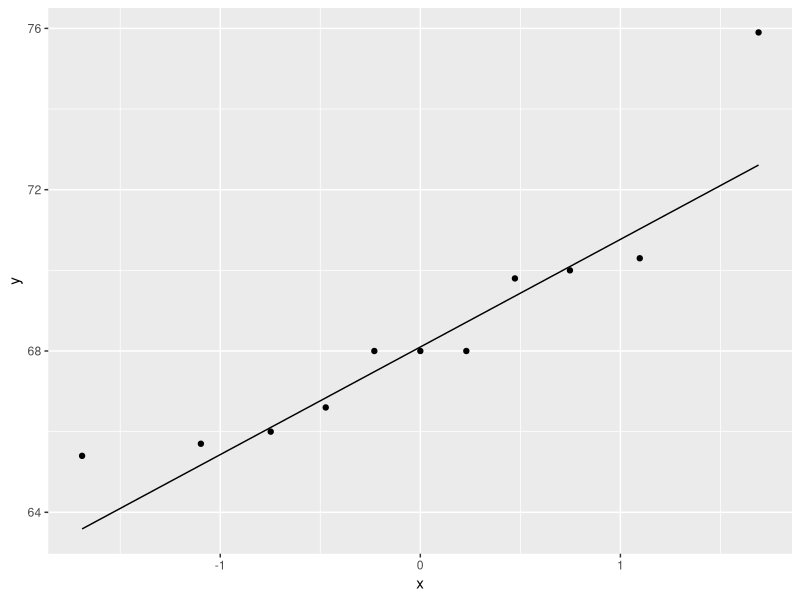
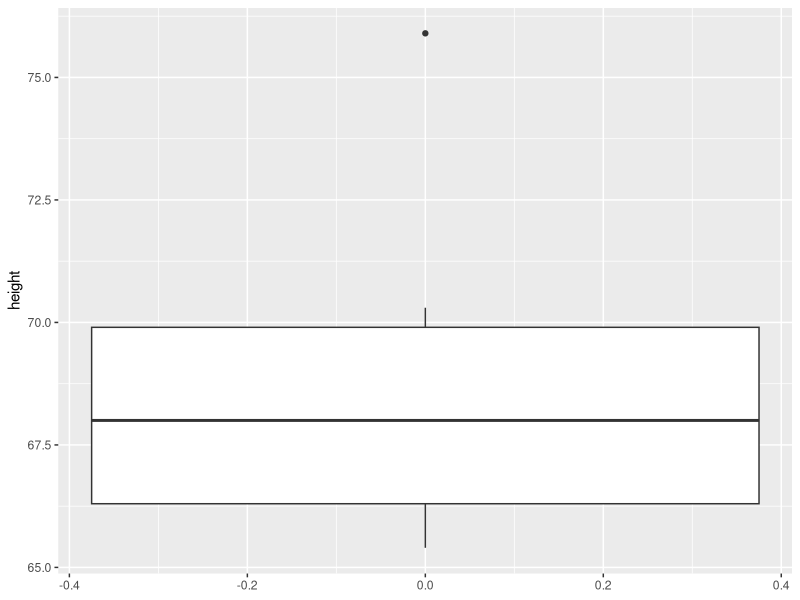
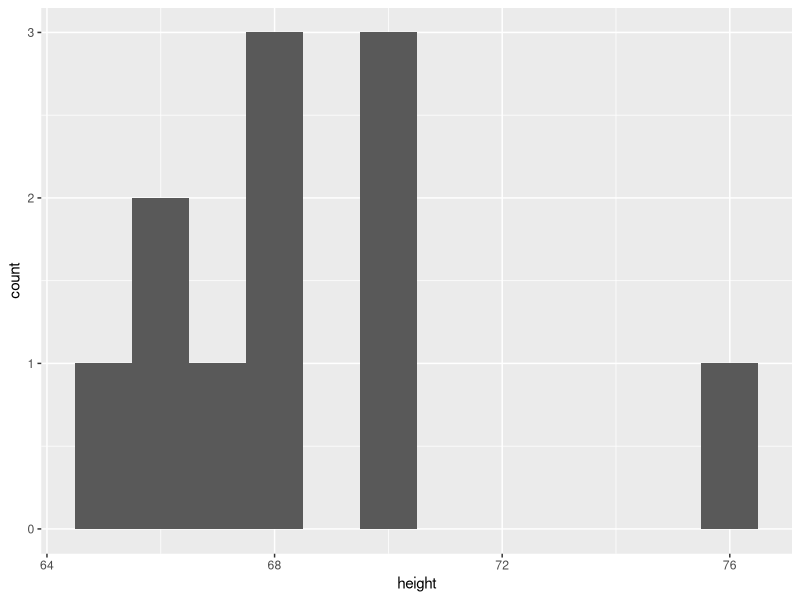
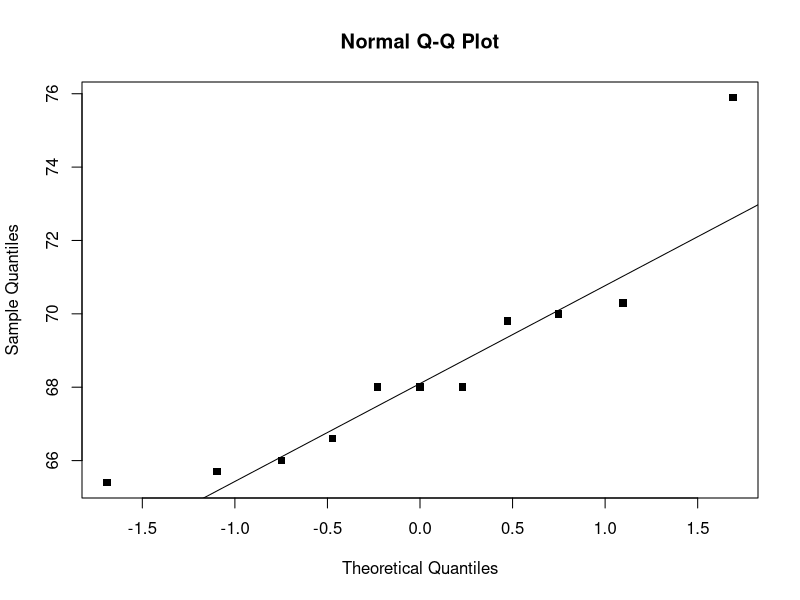
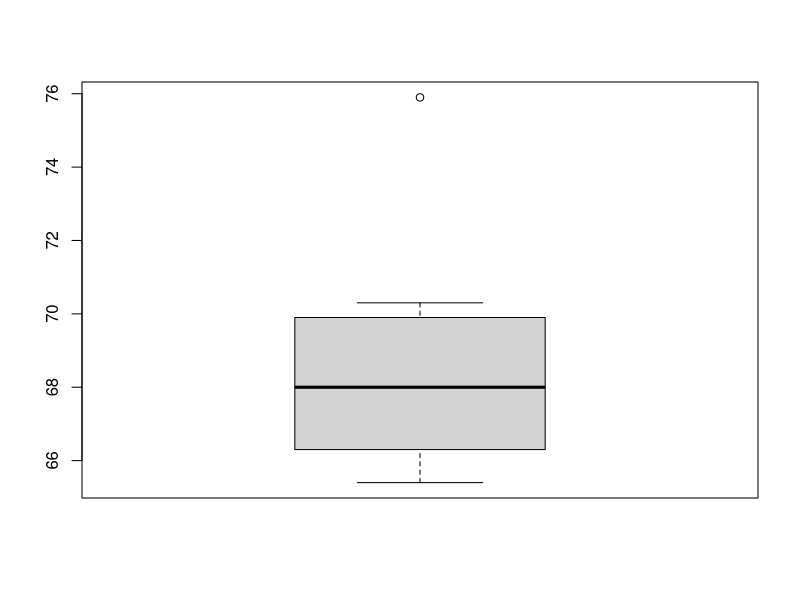
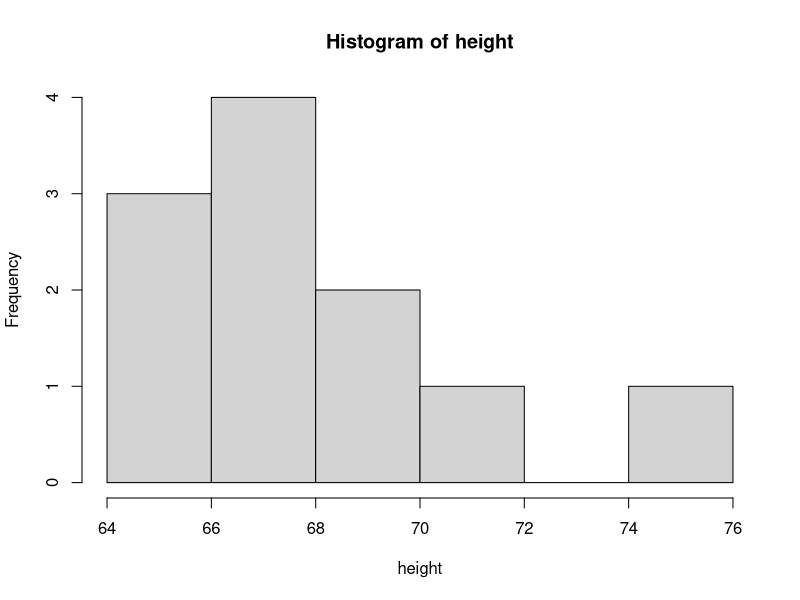

Recreate these plots in R, in order.
## ---- chunk 1
qt( 0.975  , 10  )
## ---- chunk 2
library(tidyverse)

heights = data.frame(height = c(68, 65.4, 68, 66, 66.6, 69.8, 68, 70, 70.3, 65.7, 75.9))

# Normal QQplot
ggplot(heights, aes(sample=height)) +
  stat_qq() + stat_qq_line()

# Boxplot
ggplot(heights, aes(y=height)) +
  geom_boxplot()

# Histogram
ggplot(heights, aes(x=height)) +
  geom_histogram(binwidth=1)
## ---- chunk 3

height = c(68, 65.4, 68, 66, 66.6, 69.8, 68, 70, 70.3, 65.7, 75.9)

# Normal QQplot
qqnorm(height,pch=15)
qqline(height)

# Boxplot
boxplot(height)

# Histogram
hist(height)
## ---- chunk 4
# Run this chunk to load functions into R

# This function will approximate the coverage rate for CIs of means 
# from normally distributed data using the t distribution

coverage_rate_normal=function(n=15,mu=5,sigma=sqrt(125),alpha=0.05,n.sim=1000){
  #n: sample size
  #mu: true mean
  #sigma: true standard deviation
  #alpha: used to construct 1-alpha CI
  #n.sim: the number of simulated CIs to create
  
  contain.mu=0  # a counter used to assess coverage rate
  avg.width=0   # defining an object to determine the average width of the CIs
  
  for(i in 1:n.sim){
    x = rnorm(n,mu,sigma)                                 # generate one of n.sim datasets
    low = mean(x)-qt(1-alpha/2,df=n-1)*sd(x)/sqrt(n)      # find the lower bound for the CI
    up = mean(x)+qt(1-alpha/2,df=n-1)*sd(x)/sqrt(n)       # find the upper bound for the CI
    if(mu>=low && mu <= up) contain.mu = contain.mu+1     # determine in mu is within the CI
    avg.width=avg.width+(up-low)                          # partial step to determine average width
  }
  
  avg.width=avg.width/n.sim                               # calculate the average width of the n.sim CIs
  res = c(contain.mu/n.sim,avg.width)                     # create a vector to store the results we want for output
  names(res)=c("Coverage Rate","Avg CI Width")            # give names to the components of the vector
  
  return(res)                                             # the function will return the vector res
}


# This function will approximate the coverage rate for CIs of means 
# from non-normally distributed data (from a gamma distribution)
# using the t distribution

coverage_rate_gamma=function(n=15,mu=5,sigma=sqrt(125),alpha=0.05,n.sim=1000){
  #n: sample size
  #mu: true mean
  #sigma: true standard deviation
  #alpha: used to construct 1-alpha CI
  #n.sim: the number of simulated CIs to create
  
  lam = mu/sigma^2  # determine the parameters a and b needed for the gamma distribution
  a = mu*lam
  
  contain.mu=0  # a counter used to assess coverage rate
  avg.width=0   # defining an object to determine the average width of the CIs
  
  for(i in 1:n.sim){
    x = rgamma(n,a,lam)                                 # generate data from gamma distribution
    low = mean(x)-qt(1-alpha/2,df=n-1)*sd(x)/sqrt(n) 
    up = mean(x)+qt(1-alpha/2,df=n-1)*sd(x)/sqrt(n)  
    if(mu>=low && mu <= up) contain.mu = contain.mu+1
    avg.width=avg.width+(up-low)
  }
  avg.width=avg.width/n.sim
  res = c(contain.mu/n.sim,avg.width)
  names(res)=c("Coverage Rate","Avg CI Width")  
  
  return(res)
}

## ---- chunk 5
coverage_rate_normal(n=5)
coverage_rate_gamma(n=5)
